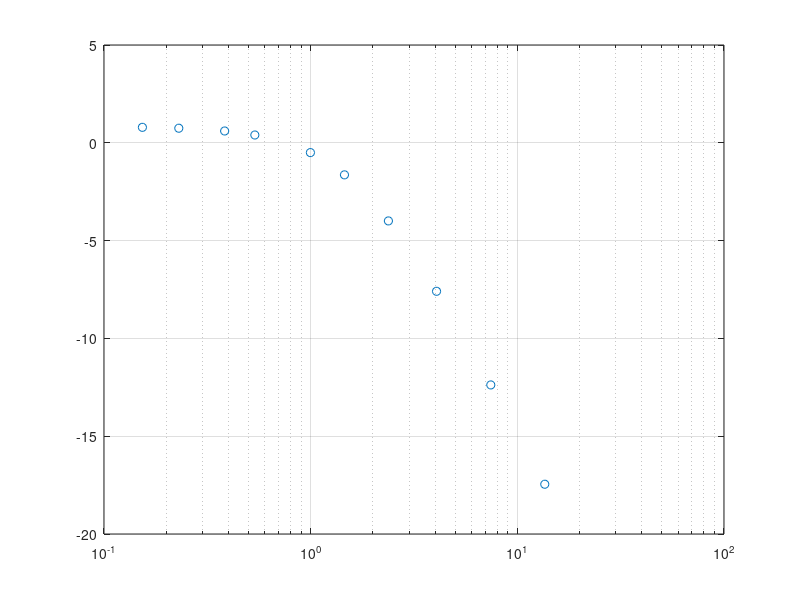

MATLAB code to generate this figure:
omega_0 = 2 * pi/81.92;
time = linspace(0.01, 81.92, 8192);
primes = [2, 3, 5, 7, 13, 19, 31, 53, 97, 177];
freq = omega_0 * primes;
low_pass_filter = abs(1.1./(1 - 0.6i * freq));


figure;
semilogx(freq, mag2db(low_pass_filter), 'o');
grid on;